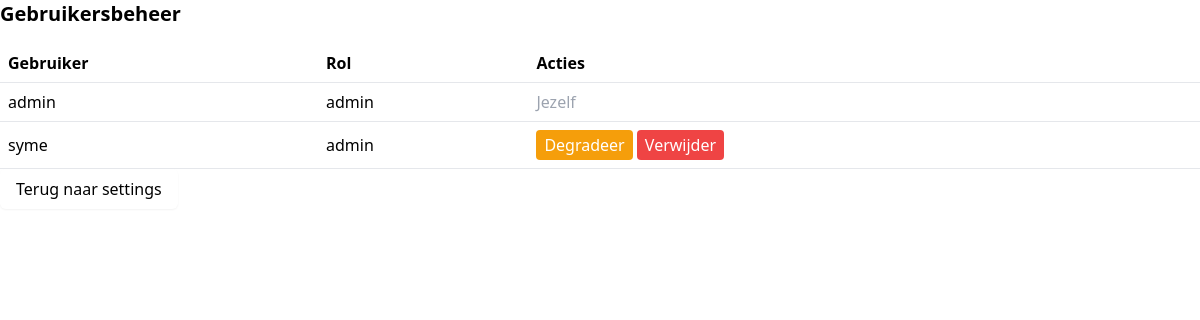
/manage_users (signed in), run on an earlier commit of the app's database.
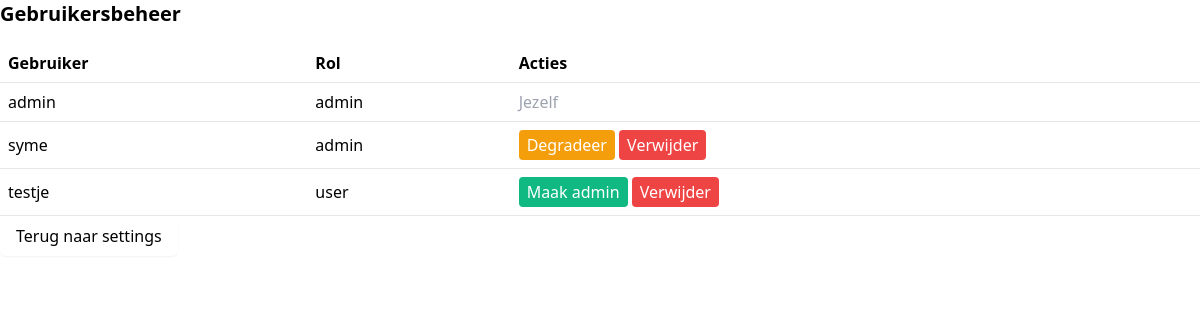
And on a later commit of the database.
### tables this page shows
CREATE TABLE users
                 (id INTEGER PRIMARY KEY AUTOINCREMENT,
                  username TEXT UNIQUE,
                  password TEXT,
                  role TEXT, color TEXT DEFAULT '#2563eb', dark_mode INTEGER DEFAULT 0);

### app.py (the view, shortened to what this page needs)
@app.route('/manage_users', methods=['GET', 'POST'])
def manage_users():
    if not is_admin():
        flash('Je hebt geen toegang tot deze pagina.', 'error')
        return redirect(url_for('index'))
    conn = get_db_connection()
    c = conn.cursor()
    c.execute('SELECT id, username, role FROM users')
    users = c.fetchall()
    conn.close()
    return render_template('manage_users.html', users=users, settings=get_user_settings(session.get('user_id')))

### app.py (called while the page is built)
@app.context_processor
def inject_is_admin():
    return dict(is_admin=is_admin())

def get_user_settings(user_id):
    conn = get_db_connection()
    c = conn.cursor()
    c.execute('SELECT color, dark_mode FROM users WHERE id = ?', (user_id,))
    result = c.fetchone()
    conn.close()
    return {'color': result[0] if result else '#e31c73', 'dark_mode': result[1] if result else True}

### models/database.py (called while the page is built)
def get_db_connection():
    conn = sqlite3.connect('books.db')
    conn.row_factory = sqlite3.Row
    return conn

### models/user.py (called while the page is built)
def is_admin():
    role = session.get('role')
    logger.debug(f"is_admin check - Session role: {role}")
    return role == 'admin'

### templates/manage_users.html (shortened to what this page needs)
<link href="https://cdn.jsdelivr.net/npm/tailwindcss@2.2.19/dist/tailwind.min.css" rel="stylesheet" />
<h2 class="text-xl font-bold mb-4">Gebruikersbeheer</h2>
<table class="w-full text-left border-collapse">
  <thead>
    <tr>
      <th class="border-b p-2">Gebruiker</th>
      <th class="border-b p-2">Rol</th>
      <th class="border-b p-2">Acties</th>
    </tr>
  </thead>
  <tbody>
    {% for user in users %}
    <tr class="border-b">
      <td class="p-2">{{ user[1] }}</td>
      <td class="p-2">{{ user[2] }}</td>
      <td class="p-2 space-x-2">
        {% if session.user_id != user[0] %}
        <form method="POST" class="inline">
          {% if user[2] == 'user' %}
            <button type="submit" name="action" value="make_admin" class="px-2 py-1 bg-green-500 text-white rounded">Maak admin</button>
          {% else %}
            <button type="submit" name="action" value="remove_admin" class="px-2 py-1 bg-yellow-500 text-white rounded">Degradeer</button>
          {% endif %}
          <button type="submit" name="action" value="delete" class="px-2 py-1 bg-red-500 text-white rounded">Verwijder</button>
        </form>
        {% else %}
          <span class="text-gray-400">Jezelf</span>
        {% endif %}
      </td>
    </tr>
    {% endfor %}
  </tbody>
</table>
        <div class="mb-4">
          <a href="{{ url_for('settings') }}"
             class="inline-flex items-center px-4 py-2 text-black font-medium rounded-md shadow-sm transition-colors duration-200"
             style="background-color: var(--primary-color);">
            Terug naar settings
          </a>
        </div>

What changed in the data, as far as the page shows it:
added users: username "testje", role "user", shows "Maak admin"
